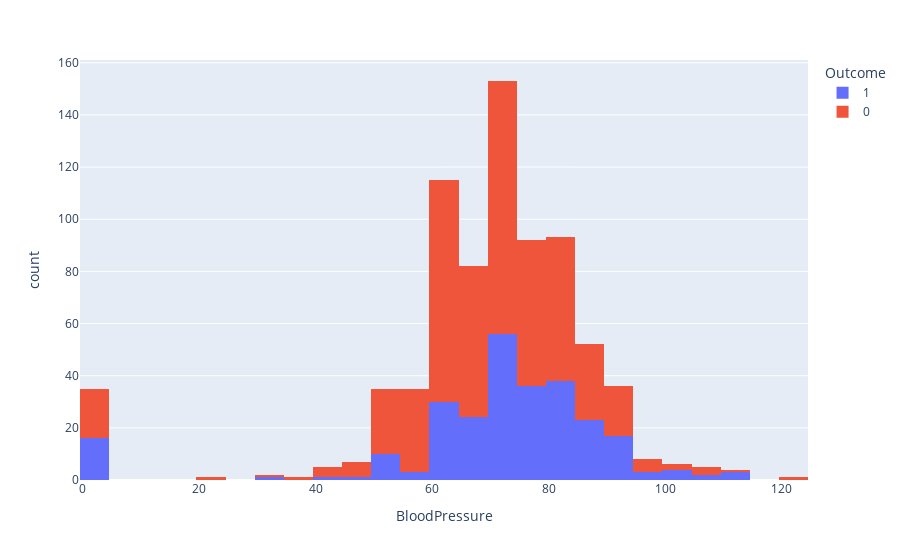

The code cell stored with this chart in its notebook:
### Code cell
import plotly_express as px 
px.histogram(data_set,x='BloodPressure',color='Outcome')

### Figure 1 — Plotly figure (JSON) as saved in the notebook; plotly's stock layout.template omitted (floating-point values rounded to 4 significant figures; data arrays with more than 128 entries replaced by an {"elided": "..."} marker saying what was removed)
{"data": [{"alignmentgroup": "True", "bingroup": "x", "hovertemplate": "Outcome=1<br>BloodPressure=%{x}<br>count=%{y}<extra></extra>", "legendgroup": "1", "marker": {"color": "#636efa", "pattern": {"shape": ""}}, "name": "1", "offsetgroup": "1", "orientation": "v", "showlegend": true, "type": "histogram", "x": {"elided": "268 int values"}, "xaxis": "x", "yaxis": "y"}, {"alignmentgroup": "True", "bingroup": "x", "hovertemplate": "Outcome=0<br>BloodPressure=%{x}<br>count=%{y}<extra></extra>", "legendgroup": "0", "marker": {"color": "#EF553B", "pattern": {"shape": ""}}, "name": "0", "offsetgroup": "0", "orientation": "v", "showlegend": true, "type": "histogram", "x": {"elided": "500 int values"}, "xaxis": "x", "yaxis": "y"}], "layout": {"barmode": "relative", "legend": {"title": {"text": "Outcome"}, "tracegroupgap": 0}, "margin": {"t": 60}, "xaxis": {"anchor": "y", "domain": [0, 1], "title": {"text": "BloodPressure"}}, "yaxis": {"anchor": "x", "domain": [0, 1], "title": {"text": "count"}}}}
